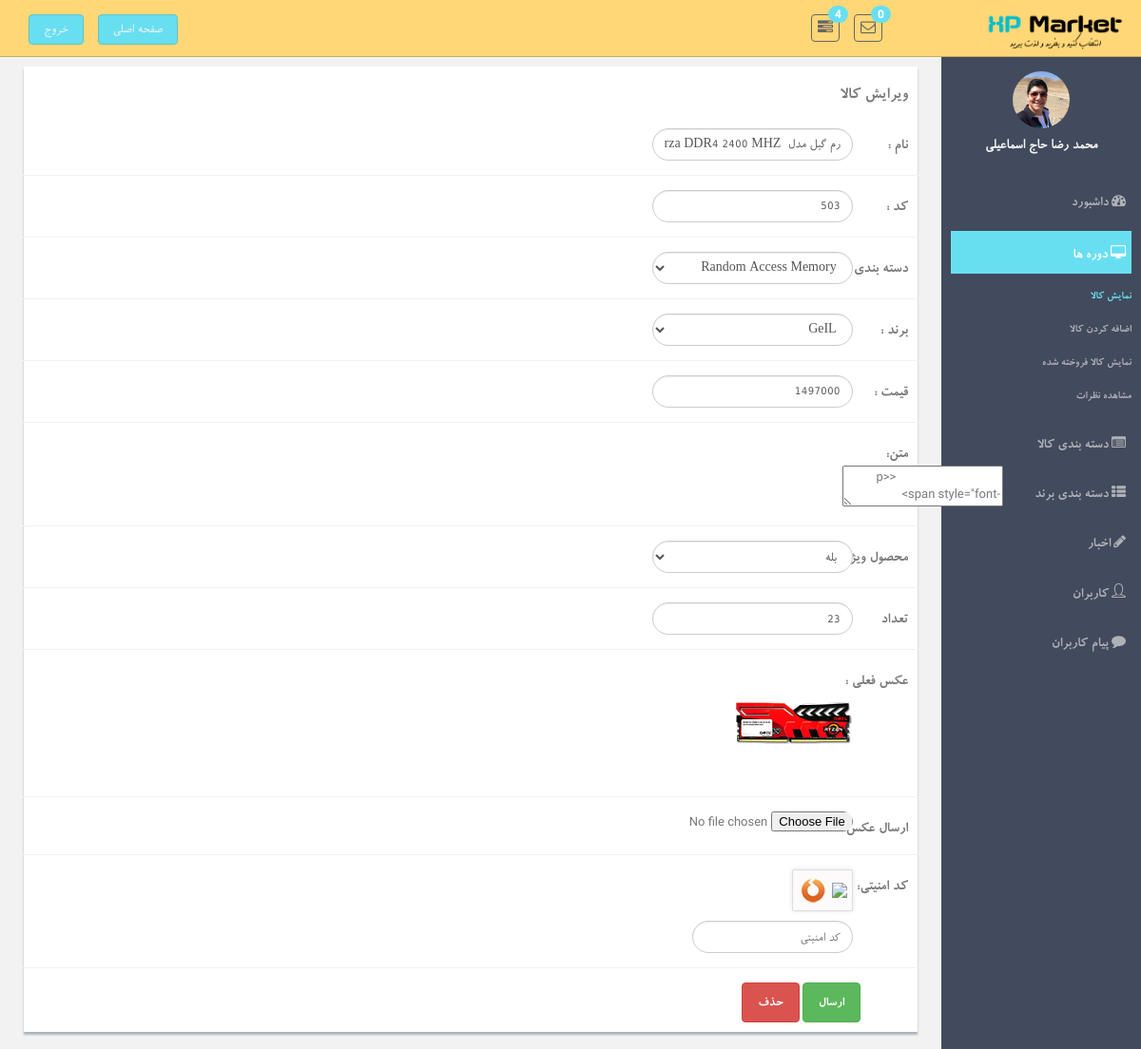
The app's page /admin/edit-product.php?productid=19 (signed in), older data.
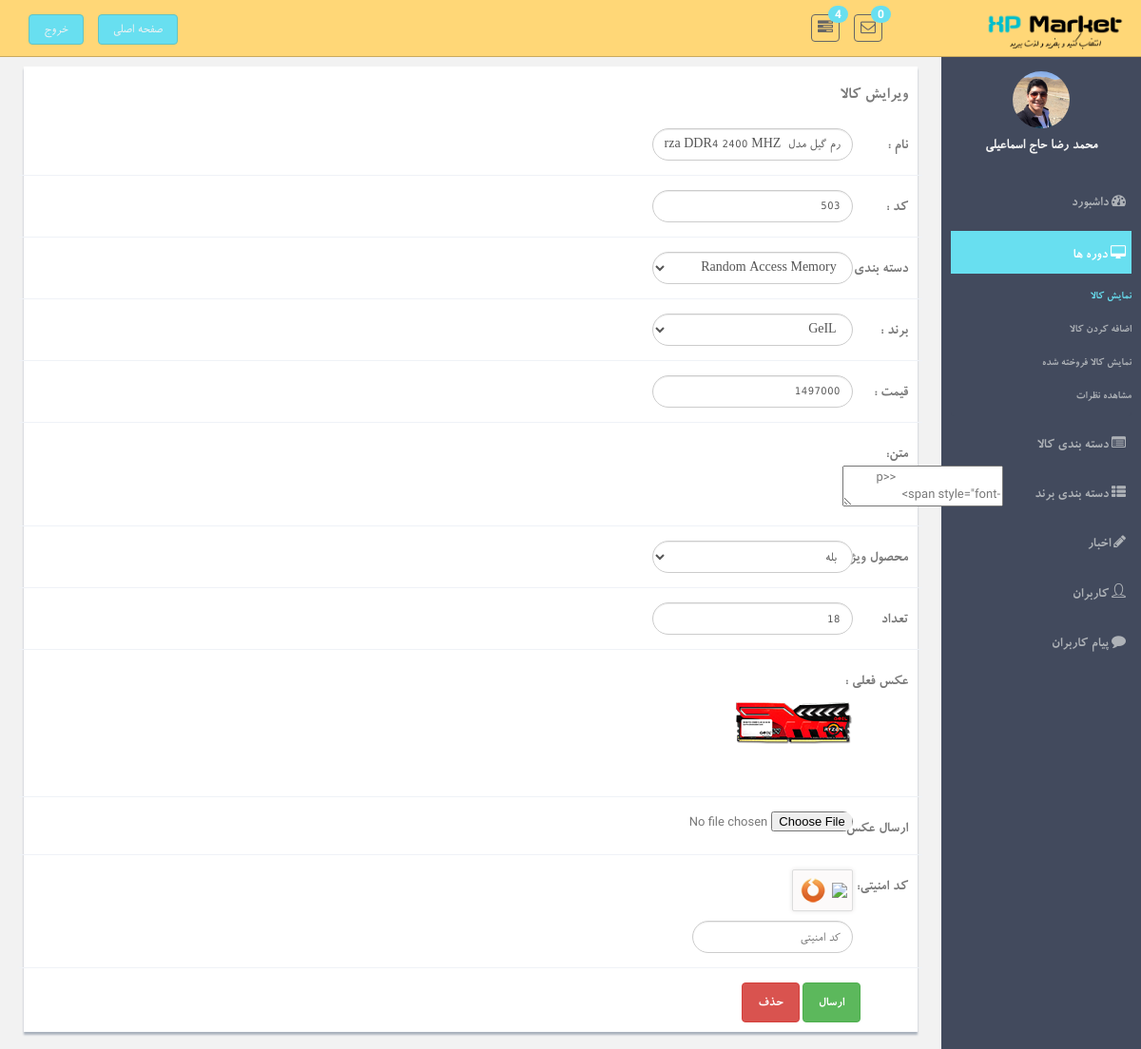
The same page, newer data.
### tables this page shows
CREATE TABLE IF NOT EXISTS `product` (
  `id` int(11) NOT NULL AUTO_INCREMENT,
  `name` char(200) NOT NULL,
  `code` int(4) NOT NULL,
  `categoryp` int(11) NOT NULL,
  `categoryb` int(11) NOT NULL,
  `price` int(8) NOT NULL DEFAULT '0',
  `Description` text NOT NULL,
  `number` int(3) NOT NULL,
  `special` tinyint(1) NOT NULL,
  PRIMARY KEY (`id`)
);

### admin/edit-product.php (the view, shortened to what the changed rows need)
<!DOCTYPE html>
<html lang="en">
  <head>
    <link href="assets/css/bootstrap.css" rel="stylesheet">
    <link href="assets/font-awesome/css/font-awesome.css" rel="stylesheet" />
    <link rel="stylesheet" type="text/css" href="assets/css/zabuto_calendar.css">
    <link rel="stylesheet" type="text/css" href="assets/js/gritter/css/jquery.gritter.css" />
    <link rel="stylesheet" type="text/css" href="assets/lineicons/style.css">
    <link href="assets/css/style.css" rel="stylesheet">
    <link href="assets/css/style-responsive.css" rel="stylesheet">
  </head>
  <body>
  <section id="container" >
      <section id="main-content">
          <section class="wrapper">
                  <div class="form-panel">
                      <form class="form-horizontal style-form" method="post" action="inc/edit-product.php" name="form" onsubmit="return validateForm();" enctype="multipart/form-data">
                        <?php
                          $id=$_REQUEST['productid'];
                          $id = htmlentities($id, ENT_QUOTES, "UTF-8");
                          $id = str_replace("<", "&lt;", $id);
                          $id = str_replace(">", "&gt;", $id);
                          $id = str_replace("script", "", $id);
                          $id=filter_var($id, FILTER_SANITIZE_FULL_SPECIAL_CHARS);
                          require("inc/connect.php");
                          $id=mysqli_escape_string($sql,$id);
                          $edit_product=("SELECT * FROM `product` where id='$id'");
                          $result=mysqli_query($sql,$edit_product);
                          if(mysqli_num_rows($result) > 0){
                          $row=mysqli_fetch_array($result);
                          echo '<div class="form-group">
                              <label class="col-sm-2 col-sm-2 control-label">نام :</label>
                              <div class="col-sm-10" style="margin-right: -100px;">
                                  <input id="name" name="name" class="form-control round-form" type="text" placeholder="نام" value="'.$row["name"].'" onblur="CheckEmpty();">
                              </div>
                          </div>
                          <div class="form-group">
                              <label class="col-sm-2 col-sm-2 control-label">کد :</label>
                              <div class="col-sm-10" style="margin-right: -100px;">
                                  <input id="code" name="code" class="form-control round-form" type="number" placeholder="کد" value="'.$row["code"].'" onblur="CheckEmpty();">
                              </div>
                          </div>
                          <div class="form-group">
                              <label class="col-sm-2 col-sm-2 control-label">دسته بندی :</label>
                              <div class="col-sm-10" style="margin-right: -100px;">
                                  <select id="categoryp" name="categoryp" class="form-control round-form"  onblur="CheckEmpty();">';
                                      $categoryp=("Select categoryp.* from `categoryp`,`product` WHERE categoryp.id=product.categoryp and product.id='$id'");
                                      $resul=mysqli_query($sql,$categoryp);
                                      while($row2=mysqli_fetch_assoc($resul)) {
                                          echo '<option value="'.$row2["id"].'">' . $row2["name"] . '</option>';
                                      }
                              echo '</select>
                              </div>
                          </div>
                          <div class="form-group">
                              <label class="col-sm-2 col-sm-2 control-label"> برند :</label>
                              <div class="col-sm-10" style="margin-right: -100px;">
                                  <select id="categoryb" name="categoryb" class="form-control round-form" onblur="CheckEmpty();">';
                                      $categoryb=("Select categoryb.* from `categoryb`,`product` WHERE categoryb.id=product.categoryb and product.id='$id'");
                                      $resu=mysqli_query($sql,$categoryb);
                                      while($row3=mysqli_fetch_assoc($resu)) {
                                          echo '<option value="'.$row3["id"].'">' . $row3["name"] . '</option>';
                                      }
                              echo '</select>
                              </div>
                          </div>
                          <div class="form-group">
                              <label class="col-sm-2 col-sm-2 control-label">قیمت :</label>
                              <div class="col-sm-10" style="margin-right: -100px;">
                                  <input id="price" name="price" class="form-control round-form"  type="number" placeholder="قیمت" value="'.$row["price"].'" onblur="CheckEmpty();">
                              </div>
                          </div>
                          <div class="form-group">
                              <label class="col-sm-2 col-sm-2 control-label">متن:</label>
                              <div class="col-sm-10" style="margin-right: -100px;width: 900px">
                                  <textarea  id="description" name="description" >
                                  '.$row["Description"].'
                                  </textarea>
                                  <script>
                                     CKEDITOR.replace( \'description\', {
                                     customConfig: \'custom/editor_full_config.js\',});
                                     CKFinder.setupCKEditor(null, \'assets/js/ckfinder/\');
                                  </script>
                              </div>
                          </div>
                          <div class="form-group">
                              <label class="col-sm-2 col-sm-2 control-label">محصول ویژه</label>
                              <div class="col-sm-10" style="margin-right: -100px;">
                                  <select id="special" name="special" class="form-control round-form" onblur="CheckEmpty();">';
                                  if($row["special"]==1){
                                   echo '<option value="1" selected>بله</option>
                                         <option value="0" >خیر</option>';
                                  }elseif($row["special"]==0){
                                  echo'<option value="0" selected>خیر</option>
                                       <option value="1">بله</option>';
                                  }
                              echo '</select>
                          </div>
                          </div>
                          <div class="form-group">
                              <label class="col-sm-2 col-sm-2 control-label">تعداد</label>
                              <div class="col-sm-10" style="margin-right: -100px;">
                                  <input id="number" name="number" onblur="CheckEmpty();" class="form-control round-form" value="'.$row["number"].'" type="number" placeholder="تعداد">
                              </div>
                          </div>
                          <div class="form-group">
                              <label class="col-sm-2 col-sm-2 control-label">عکس فعلی :</label>
                              <div class="col-sm-10" style="margin-right: -100px;">
                                  <img src="../images/product_s/'.$row["id"].'.png">
                              </div>
                          </div>
                          <div class="form-group">
                              <label class="col-sm-2 col-sm-2 control-label">ارسال عکس:</label>
                              <div class="col-sm-10" style="margin-right: -100px;">
                                <input id="picture" name="picture" onblur="CheckEmpty();" class="round-form" type="file" placeholder="ارسال فایل">
                              </div>
                          </div>
                          <div class="form-group">
                              <label class="col-sm-2 col-sm-2 control-label">کد امنیتی:</label>
                              <div class="col-sm-10" style="margin-right: -100px;">';
                                  require("assets/sc/sa-captcha/captcha.php");
                            echo'<input id="captcha" name="captcha" style="margin-top:10px;width:169px" class="form-control round-form" type="text" placeholder="کد امنیتی" onblur="CheckEmpty();">
                              </div>
                          </div>
                          <input type="hidden" value="'.filter_var($id, FILTER_SANITIZE_NUMBER_INT).'" name="hiddenid"/>
                          <button type="submit" name="submit" class="btn btn-success">ارسال</button>
                          <button type="button" type="reset" class="btn btn-danger">حذف</button>
                      </form>
                     </div>
                  </div>';
                   }
                  ?>
          </section>
      </section>
  </section>
  </body>
</html>

Row changes from the older to the newer data that the page shows:
changed product "رم گیل مدل Evo Forza DDR4 2400 MHZ ظرفیت 16 گیگابایت": number "23" → "18"
